Frame 1 (no input): blank canvas, image omitted
Frame 60 (no input): blank canvas, image omitted
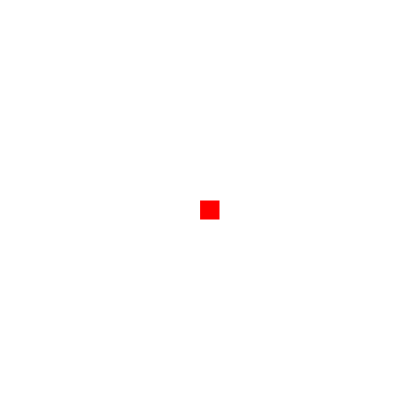
Frame 120 (the mouse pressed at the canvas centre since frame 60)

The p5.js sketch whose frames 1 and 60 were blank and that drew this single picture after the mouse press (run headless with seeded random() and noise() and a simulated clock; from frame 60 on, the mouse is pressed at the canvas centre):

// p5.js sketch
// ── sketch.js
function setup() {
  createCanvas(400, 400);
  background("white");
}

function draw() {
  stroke("bue");
  fill("red");
  
  if(mouseIsPressed){
    rect(mouseX, mouseY, 20, 20);
  }
}
